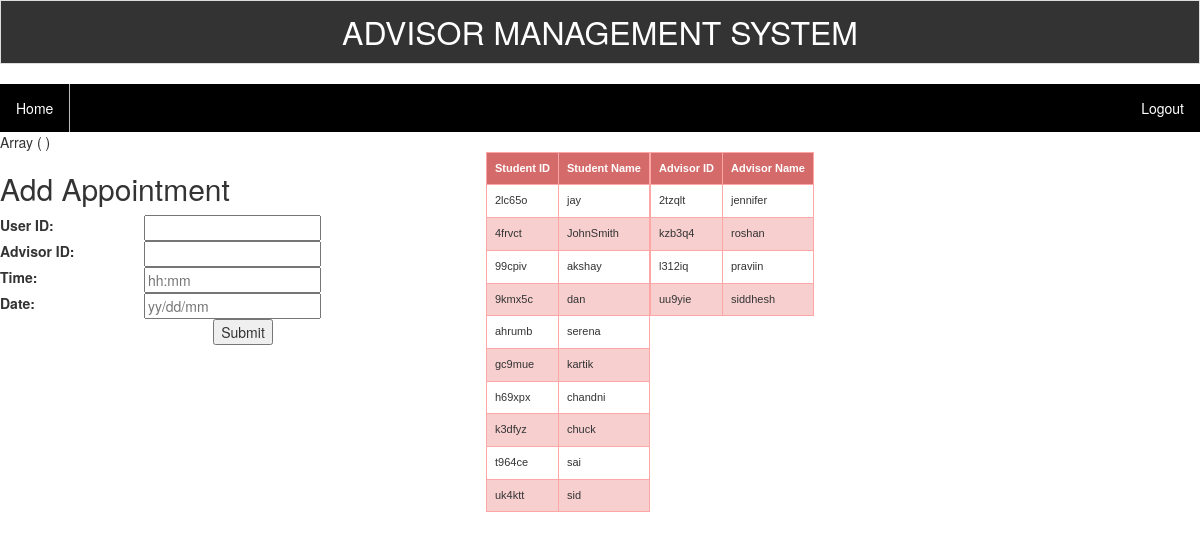
Page /createNewRecord_Appointment_Admin.php on the committed database.
### tables this page shows
CREATE TABLE `userdetails` (
  `UserID` varchar(120) NOT NULL,
  `UserName` varchar(150) NOT NULL,
  `FirstName` varchar(150) DEFAULT NULL,
  `LastName` varchar(150) DEFAULT NULL,
  `Email` varchar(150) NOT NULL,
  `Password` varchar(1000) DEFAULT NULL,
  `MemberSince` varchar(255) DEFAULT NULL,
  `Active` int(11) DEFAULT NULL,
  `role` int(11) NOT NULL DEFAULT '1'
);

### db-settings.php (called while the page is built, shortened)
<?php
	$db_table_prefix = "";
?>

### functions.php (called while the page is built, shortened)
<?php
function listActiveStudent() {
    global $mysqli,$db_table_prefix;
    $stmt = $mysqli->prepare("SELECT
		UserID,
		UserName,
		FirstName,
		LastName,
		Email,
		MemberSince,
		Active,
		role
		FROM ".$db_table_prefix."UserDetails
		where role =2 and active =1"
    );
    $stmt->execute();
    $stmt->bind_result($UserID, $UserName, $FirstName, $LastName, $Email,$MemberSince, $Active, $role);
    while ($stmt->fetch()){
        $row[] = array('UserID' => $UserID,
            'UserName' => $UserName,
            'FirstName' => $FirstName,
            'LastName' => $LastName,
            'Email' => $Email,
            'MemberSince' => $MemberSince,
            'Active' => $Active,
            'role' => $role
        );
    }
    return ($row);
}
function listActiveAdvisor() {
    global $mysqli,$db_table_prefix;
    $stmt = $mysqli->prepare("SELECT
		UserID,
		UserName,
		FirstName,
		LastName,
		Email,
		MemberSince,
		Active,
		role
		FROM ".$db_table_prefix."UserDetails
		where role =3 and active =1"
    );
    $stmt->execute();
    $stmt->bind_result($UserID, $UserName, $FirstName, $LastName, $Email,$MemberSince, $Active, $role);
    while ($stmt->fetch()){
        $row[] = array('UserID' => $UserID,
            'UserName' => $UserName,
            'FirstName' => $FirstName,
            'LastName' => $LastName,
            'Email' => $Email,
            'MemberSince' => $MemberSince,
            'Active' => $Active,
            'role' => $role
        );
    }
    return ($row);
}

### createNewRecord_Appointment_Admin.php (the view, shortened to what this page needs)
<?php
require_once ("headermenu.php");
print_r($_POST);
echo "
<body>
<div id='wrapper'>
<div id='content'>
<div id='left-nav'>";
echo "
</div>
<div id='main'>";
echo "
<div id='regbox'>
<form name='newUser' action='".$_SERVER['PHP_SELF']."' method='post' >
<table align='left' width='486px'>
<tr><td colspan='2'><h2>Add Appointment</h2></td></tr>
<tr><td><label>User ID:</label></td><td><input type='text' name='astudent' /></td></tr>
<tr><td><label>Advisor ID:</label></td><td><input type='text' name='aadvisor' /></td></tr>
<tr><td><label>Time:</label></td><td><input type=text name=atime placeholder=\"hh:mm\"  maxlength=30></td></tr>
<tr><td><label>Date:</label></td><td><input type=text name=adate placeholder=\"yy/dd/mm\"  maxlength=30></td></tr>
<tr><td colspan='2' align='center'>
<input type='submit' value='Submit'/>
</td></tr>
<tr><th></th></tr>
</table>
</form>
</div>
</div>
<div id='bottom'></div>
</div>
</body>
</html>";
?>
<?php
$allrecordsStudent = listActiveStudent();
?>
<?php
$allrecordsAdvisor = listActiveAdvisor(); ?>
<html>
<head>
</head>
<body>
<table class="table-style-three" align="left" >
    <thead>
    <tr>
        <th> Student ID </th>
        <th> Student Name</ID></th>
    </tr>
    </thead>
    <tbody>
    <?php
    foreach($allrecordsStudent as $displayRecords) { ?>
        <tr>
            <td><?php print $displayRecords['UserID']; ?></td>
            <td><?php print $displayRecords['UserName']; ?></td>
        </tr>
    <?php } ?>
    </tbody>
</table>
<table class="table-style-three" align="left" >
    <thead>
    <tr>
        <th> Advisor ID </th>
        <th> Advisor Name</ID></th>
    </tr>
    </thead>
    <tbody>
    <?php
    foreach($allrecordsAdvisor as $displayRecords) { ?>
        <tr>
            <td><?php print $displayRecords['UserID']; ?></td>
            <td><?php print $displayRecords['UserName']; ?></td>
        </tr>
    <?php } ?>
    </tbody>
</table>
</body>
</html>

### createNewRecord_Appointment_Admin.php (style rules this page uses)
table.table-style-three { font-family: verdana, arial, sans-serif; font-size: 11px; color: #333333; border-width: 1px; border-color: #3A3A3A; border-collapse: collapse; }
table.table-style-three th { border-width: 1px; padding: 8px; border-style: solid; border-color: #FFA6A6; background-color: #D56A6A; color: #ffffff; }
table.table-style-three tr:nth-child(even) td { background-color: #F7CFCF; }
table.table-style-three td { border-width: 1px; padding: 8px; border-style: solid; border-color: #FFA6A6; background-color: #ffffff; }

### rows in the picture
userdetails: UserID "2lc65o", UserName "jay"
userdetails: UserID "4frvct", UserName "JohnSmith"
userdetails: UserID "99cpiv", UserName "akshay"
userdetails: UserID "9kmx5c", UserName "dan"
userdetails: UserID "ahrumb", UserName "serena"
userdetails: UserID "gc9mue", UserName "kartik"
userdetails: UserID "h69xpx", UserName "chandni"
userdetails: UserID "k3dfyz", UserName "chuck"
userdetails: UserID "t964ce", UserName "sai"
userdetails: UserID "uk4ktt", UserName "sid"
userdetails: UserID "2tzqlt", UserName "jennifer"
userdetails: UserID "kzb3q4", UserName "roshan"
userdetails: UserID "l312iq", UserName "praviin"
userdetails: UserID "uu9yie", UserName "siddhesh"
